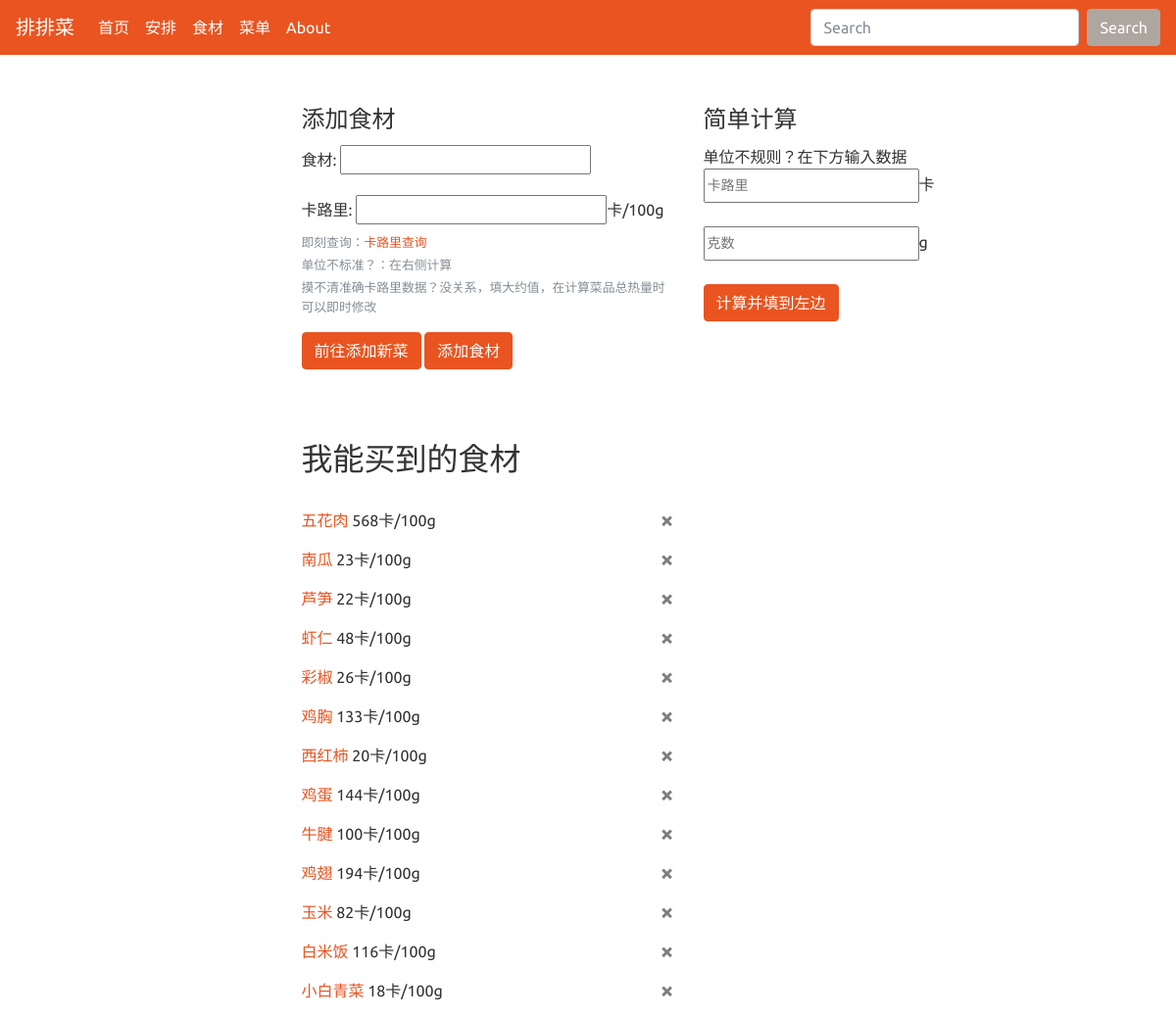
Page /ingredient/ on the earlier database version.
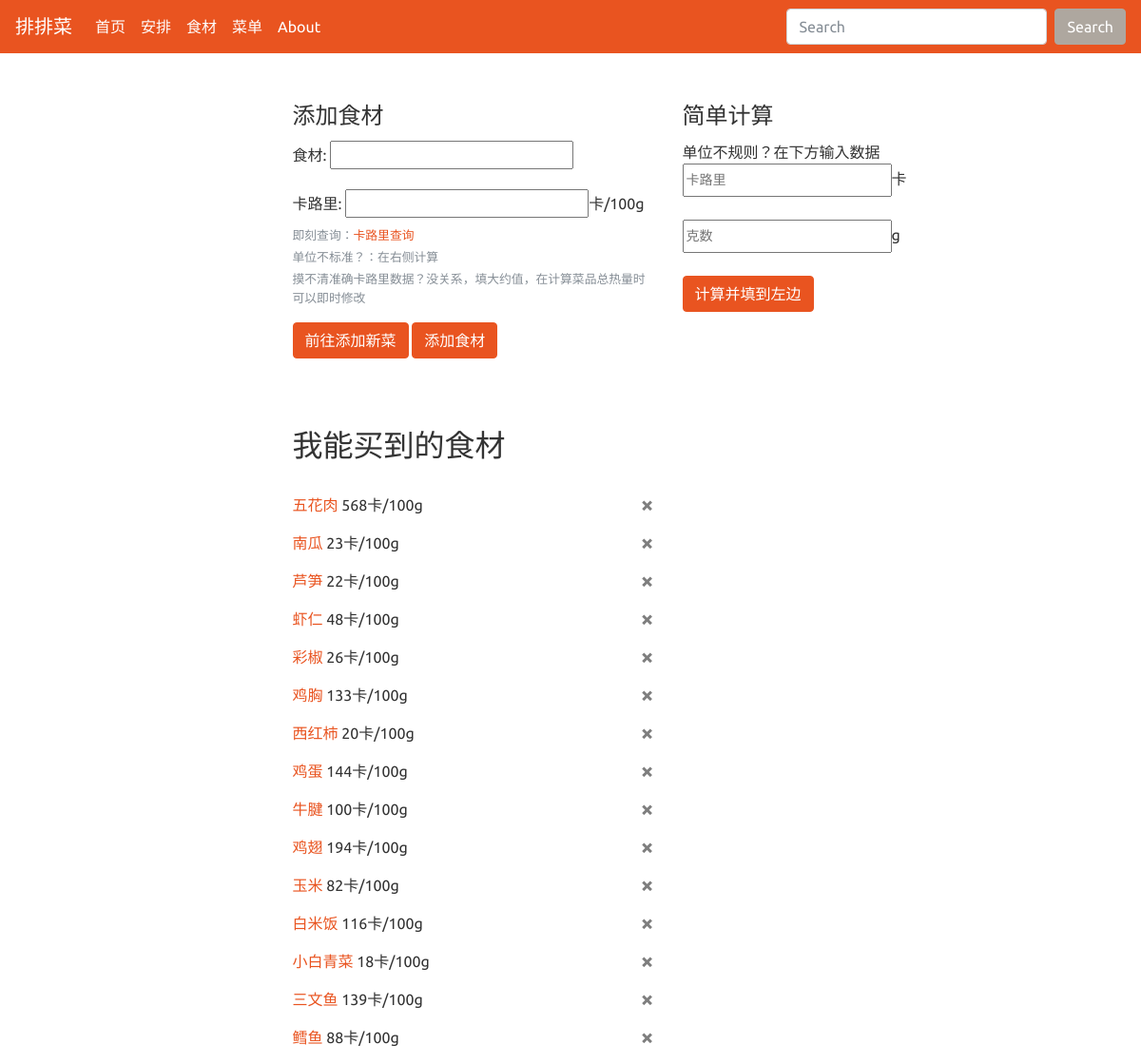
Same page on the later database version.
### AutoGener/models.py (models this page shows, shortened)
class CanGet(models.Model):
    name = models.CharField(max_length=10)
    cal = models.PositiveIntegerField()

### AutoGener/views.py (the view, shortened to what this page needs)
# urls.py: path('ingredient/', views.get_ingredient, name='ingredient')
def get_ingredient(request):
    form = IngredientForm(auto_id="ingre_%s")
    ingredientlist = CanGet.objects.all()
    duplicate = ''
    context = {'ingredientlist': ingredientlist, 'form': form, 'duplicate': duplicate}
    return render(request, 'AutoGener/ingredientform.html', context)

### AutoGener/forms.py
class IngredientForm(forms.ModelForm):
    name = forms.CharField(max_length=10)
    cal = forms.NumberInput()
    class Meta:
        model = CanGet
        fields = ['name', 'cal']
        labels = {
            'name': '食材'
        }

### templates/AutoGener/ingredientform.html (shortened to what this page needs)
{% extends 'AutoGener/base.html' %}
{% block main %}
<div class = "dishBlock">
  <form action="/ingredient/" method="post">
    <fieldset>
      <legend>添加食材</legend>
      <div class="form-group">
        <label for="exampleInputPassword1">食材:</label>
        {{ form.name }}
      </div>
      <div class="form-group">
        <label for="exampleInputPassword1">卡路里:</label>
        {{ form.cal }}卡/100g
        <small id="fileHelp" class="form-text text-muted">即刻查询：<a href="http://www.boohee.com/food/" target="_blank">卡路里查询</a></small>
        <small id="fileHelp" class="form-text text-muted">单位不标准？：在右侧计算</small>
        <small id="fileHelp" class="form-text text-muted">摸不清准确卡路里数据？没关系，填大约值，在计算菜品总热量时可以即时修改</small>
      </div>
      <a class="btn btn-primary" target="_blank" href="{% url 'AutoGener:dish' %}" >前往添加新菜</a>
      <button type="submit" class="btn btn-primary">添加食材</button>
    </fieldset>
  </form>
</div>
<br>
<br>
<br>
<div>
  <div>
  <h2>我能买到的食材</h2>
  <br>
  {% for ingre in ingredientlist %}
        <p> <a href="#">{{ ingre.name }}</a> {{ ingre.cal }}卡/100g
          <a class="close" href="{% url 'AutoGener:ingre_delete' ingre.name %}" >&times;</a>
        </p>
  {% empty %}
    <div><p>还没有食材哦！</p></div>
  {% endfor %}
    </div>
</div>
{% endblock %}
{% block side %}
  <div>
  <legend>简单计算</legend>
    <p>单位不规则？在下方输入数据
    <br>
    <input id="calo" class="col-form-label col-form-label-sm" placeholder="卡路里" />卡
    <br>
    <br>
    <input id="weight" class="col-form-label col-form-label-sm" placeholder="克数" />g
    <br>
    <br>
    <button class="btn btn-primary" id="calculate" >计算并填到左边</button>
  </div>
{% endblock %}

Differences in the rows shown:
added CanGet: name "三文鱼", cal "139"
added CanGet: name "鳕鱼", cal "88"
